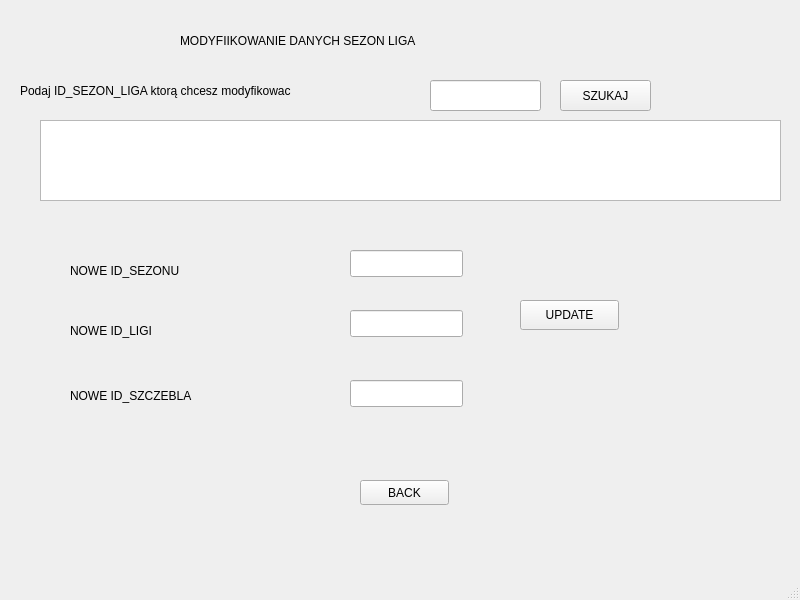
<?xml version="1.0" encoding="UTF-8"?>
<ui version="4.0">
 <class>MainWindow</class>
 <widget class="QMainWindow" name="MainWindow">
  <property name="geometry">
   <rect>
    <x>0</x>
    <y>0</y>
    <width>800</width>
    <height>600</height>
   </rect>
  </property>
  <property name="windowTitle">
   <string>MainWindow</string>
  </property>
  <widget class="QWidget" name="centralwidget">
   <widget class="QLineEdit" name="lineEdit_4">
    <property name="geometry">
     <rect>
      <x>350</x>
      <y>380</y>
      <width>113</width>
      <height>27</height>
     </rect>
    </property>
   </widget>
   <widget class="QLabel" name="label_3">
    <property name="geometry">
     <rect>
      <x>20</x>
      <y>80</y>
      <width>401</width>
      <height>21</height>
     </rect>
    </property>
    <property name="text">
     <string>Podaj ID_SEZON_LIGA ktorą chcesz modyfikowac</string>
    </property>
   </widget>
   <widget class="QLabel" name="label_2">
    <property name="geometry">
     <rect>
      <x>70</x>
      <y>260</y>
      <width>221</width>
      <height>21</height>
     </rect>
    </property>
    <property name="text">
     <string>NOWE ID_SEZONU</string>
    </property>
   </widget>
   <widget class="QPushButton" name="pushButton_2">
    <property name="geometry">
     <rect>
      <x>520</x>
      <y>300</y>
      <width>99</width>
      <height>30</height>
     </rect>
    </property>
    <property name="text">
     <string>UPDATE</string>
    </property>
   </widget>
   <widget class="QLabel" name="label_4">
    <property name="geometry">
     <rect>
      <x>70</x>
      <y>320</y>
      <width>221</width>
      <height>21</height>
     </rect>
    </property>
    <property name="text">
     <string>NOWE ID_LIGI</string>
    </property>
   </widget>
   <widget class="QTextBrowser" name="textBrowser">
    <property name="geometry">
     <rect>
      <x>40</x>
      <y>120</y>
      <width>741</width>
      <height>81</height>
     </rect>
    </property>
   </widget>
   <widget class="QLineEdit" name="lineEdit_3">
    <property name="geometry">
     <rect>
      <x>350</x>
      <y>310</y>
      <width>113</width>
      <height>27</height>
     </rect>
    </property>
   </widget>
   <widget class="QLineEdit" name="lineEdit">
    <property name="geometry">
     <rect>
      <x>430</x>
      <y>80</y>
      <width>111</width>
      <height>31</height>
     </rect>
    </property>
   </widget>
   <widget class="QPushButton" name="pushButton">
    <property name="geometry">
     <rect>
      <x>560</x>
      <y>80</y>
      <width>91</width>
      <height>31</height>
     </rect>
    </property>
    <property name="text">
     <string>SZUKAJ</string>
    </property>
   </widget>
   <widget class="QLineEdit" name="lineEdit_2">
    <property name="geometry">
     <rect>
      <x>350</x>
      <y>250</y>
      <width>113</width>
      <height>27</height>
     </rect>
    </property>
   </widget>
   <widget class="QLabel" name="label_5">
    <property name="geometry">
     <rect>
      <x>70</x>
      <y>380</y>
      <width>271</width>
      <height>31</height>
     </rect>
    </property>
    <property name="text">
     <string>NOWE ID_SZCZEBLA</string>
    </property>
   </widget>
   <widget class="QLabel" name="label">
    <property name="geometry">
     <rect>
      <x>460</x>
      <y>350</y>
      <width>241</width>
      <height>21</height>
     </rect>
    </property>
    <property name="text">
     <string/>
    </property>
   </widget>
   <widget class="QLabel" name="label_6">
    <property name="geometry">
     <rect>
      <x>180</x>
      <y>20</y>
      <width>361</width>
      <height>41</height>
     </rect>
    </property>
    <property name="text">
     <string>MODYFIIKOWANIE DANYCH SEZON LIGA</string>
    </property>
   </widget>
   <widget class="QPushButton" name="pushButton_3">
    <property name="geometry">
     <rect>
      <x>360</x>
      <y>480</y>
      <width>89</width>
      <height>25</height>
     </rect>
    </property>
    <property name="text">
     <string>BACK</string>
    </property>
   </widget>
  </widget>
  <widget class="QMenuBar" name="menubar">
   <property name="geometry">
    <rect>
     <x>0</x>
     <y>0</y>
     <width>800</width>
     <height>22</height>
    </rect>
   </property>
  </widget>
  <widget class="QStatusBar" name="statusbar"/>
 </widget>
 <resources/>
 <connections/>
</ui>
